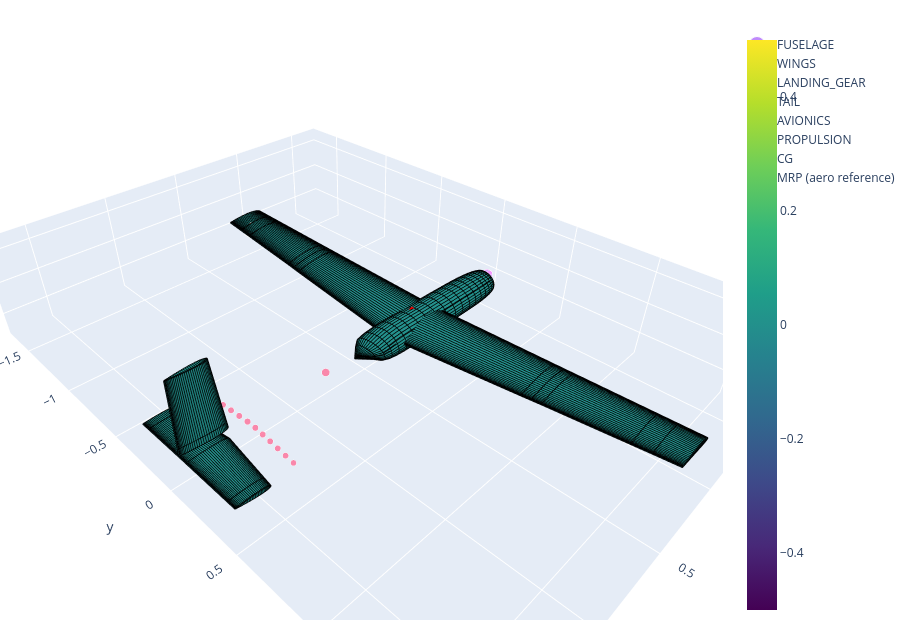

This figure's notebook cell:
### Markdown cell above
Interactive 3D view. The marker area follows the mass of each point mass. Click a group in the legend to hide it.

### Code cell
fig = lab.figure_3d(L)
fig.write_html(str(L.out / "airplane_3d.html"), include_plotlyjs="cdn")
fig.show()

### Figure 1 — Plotly figure (JSON) as saved in the notebook; plotly's stock layout.template omitted (floating-point values rounded to 4 significant figures; data arrays with more than 128 entries replaced by an {"elided": "..."} marker saying what was removed)
{"data": [{"colorbar": {"title": {"text": ""}}, "colorscale": [[0, "#440154"], [0.1111, "#482878"], [0.2222, "#3e4989"], [0.3333, "#31688e"], [0.4444, "#26828e"], [0.5556, "#1f9e89"], [0.6667, "#35b779"], [0.7778, "#6ece58"], [0.8889, "#b5de2b"], [1, "#fde725"]], "flatshading": false, "i": {"elided": "4932 int values"}, "intensity": {"elided": "9864 int values"}, "j": {"elided": "4932 int values"}, "k": {"elided": "4932 int values"}, "showscale": true, "type": "mesh3d", "x": {"elided": "9864 float values"}, "y": {"elided": "9864 float values"}, "z": {"elided": "9864 float values"}}, {"line": {"color": "rgb(0,0,0)", "width": 3}, "mode": "lines", "name": "", "showlegend": false, "type": "scatter3d", "x": {"elided": "14796 float values"}, "y": {"elided": "14796 float values"}, "z": {"elided": "14796 float values"}}, {"line": {"color": "rgba(119,0,255,200)", "width": 1}, "mode": "lines", "name": "", "showlegend": false, "type": "scatter3d", "x": [], "y": [], "z": []}, {"hoverinfo": "text", "marker": {"opacity": 0.75, "size": [26.48]}, "mode": "markers", "name": "FUSELAGE", "text": ["FUSELAGE-REST: 2814 g"], "type": "scatter3d", "x": [0.04437], "y": [0], "z": [0]}, {"hoverinfo": "text", "marker": {"opacity": 0.75, "size": [10.43, 10.22, 10.0, 9.762, 9.529, 9.288, 10.43, 10.22, 10.0, 9.762, 9.529, 9.288]}, "mode": "markers", "name": "WINGS", "text": ["WINGS-S1: 282 g", "WINGS-S2: 266 g", "WINGS-S3: 250 g", "WINGS-S4: 233 g", "WINGS-S5: 217 g", "WINGS-S6: 202 g", "WINGS-S7: 282 g", "WINGS-S8: 266 g", "WINGS-S9: 250 g", "WINGS-S10: 233 g", "WINGS-S11: 217 g", "WINGS-S12: 202 g"], "type": "scatter3d", "x": [0.1641, 0.1535, 0.1429, 0.1317, 0.1211, 0.1105, 0.1641, 0.1535, 0.1429, 0.1317, 0.1211, 0.1105], "y": [0.1375, 0.4125, 0.6875, 0.9625, 1.238, 1.513, -0.1375, -0.4125, -0.6875, -0.9625, -1.238, -1.513], "z": [-0.001242, 0.009876, 0.02099, 0.03201, 0.04271, 0.05334, -0.001242, 0.009876, 0.02099, 0.03201, 0.04271, 0.05334]}, {"hoverinfo": "text", "marker": {"opacity": 0.75, "size": [17.39, 10.19]}, "mode": "markers", "name": "LANDING_GEAR", "text": ["LANDING_GEAR-MAIN: 1056 g", "LANDING_GEAR-FRONT: 264 g"], "type": "scatter3d", "x": [0.16, -0.6269], "y": [0, 0], "z": [0, 0]}, {"hoverinfo": "text", "marker": {"opacity": 0.75, "size": [9.315, 7.44, 7.365, 7.29, 7.213, 7.134, 7.054, 7.44, 7.365, 7.29, 7.213, 7.134, 7.054]}, "mode": "markers", "name": "TAIL", "text": ["TAIL-BOOM: 203 g", "TAIL-S1: 101 g", "TAIL-S2: 97 g", "TAIL-S3: 94 g", "TAIL-S4: 91 g", "TAIL-S5: 87 g", "TAIL-S6: 84 g", "TAIL-S7: 101 g", "TAIL-S8: 97 g", "TAIL-S9: 94 g", "TAIL-S10: 91 g", "TAIL-S11: 87 g", "TAIL-S12: 84 g"], "type": "scatter3d", "x": [0.7923, 1.29, 1.294, 1.298, 1.303, 1.307, 1.311, 1.29, 1.294, 1.298, 1.303, 1.307, 1.311], "y": [0, 0.03108, 0.09325, 0.1554, 0.2176, 0.2798, 0.3419, -0.03108, -0.09325, -0.1554, -0.2176, -0.2798, -0.3419], "z": [0, -0.04437, -0.04418, -0.04399, -0.0438, -0.04361, -0.04342, -0.04437, -0.04418, -0.04399, -0.0438, -0.04361, -0.04342]}, {"hoverinfo": "text", "marker": {"opacity": 0.75, "size": [13.93]}, "mode": "markers", "name": "AVIONICS", "text": ["AVIONICS-REST: 609 g"], "type": "scatter3d", "x": [0.04437], "y": [0], "z": [0]}, {"hoverinfo": "text", "marker": {"opacity": 0.75, "size": [12.29, 9.385, 16.49, 5.97, 8.923]}, "mode": "markers", "name": "PROPULSION", "text": ["PROPULSION-MOTOR: 440 g", "PROPULSION-ESC: 208 g", "PROPULSION-BAT: 928 g", "PROPULSION-PROP: 45 g", "PROPULSION-REST: 179 g"], "type": "scatter3d", "x": [-0.6177, -0.5104, -0.5104, -0.6434, -0.5494], "y": [0, 0, 0, 0, 0], "z": [0, 0, 0, 0, 0]}, {"marker": {"color": "red", "size": 9, "symbol": "diamond"}, "mode": "markers", "name": "CG", "type": "scatter3d", "x": [0.1098], "y": [-2.613e-17], "z": [0.001997]}, {"marker": {"color": "black", "size": 9, "symbol": "cross"}, "mode": "markers", "name": "MRP (aero reference)", "type": "scatter3d", "x": [0.1291], "y": [0], "z": [-0.009073]}], "layout": {"height": 620, "margin": {"b": 0, "l": 0, "r": 0, "t": 30}, "scene": {"aspectmode": "data"}, "title": {"text": ""}}}
